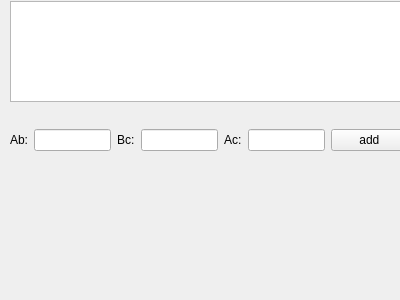
<?xml version="1.0" encoding="UTF-8"?>
<ui version="4.0">
 <class>mainwindow</class>
 <widget class="QWidget" name="mainwindow">
  <property name="geometry">
   <rect>
    <x>0</x>
    <y>0</y>
    <width>400</width>
    <height>300</height>
   </rect>
  </property>
  <property name="windowTitle">
   <string>mainwindow</string>
  </property>
  <widget class="QListWidget" name="listWidget">
   <property name="geometry">
    <rect>
     <x>10</x>
     <y>1</y>
     <width>391</width>
     <height>101</height>
    </rect>
   </property>
  </widget>
  <widget class="QWidget" name="horizontalLayoutWidget">
   <property name="geometry">
    <rect>
     <x>10</x>
     <y>100</y>
     <width>401</width>
     <height>80</height>
    </rect>
   </property>
   <layout class="QHBoxLayout" name="horizontalLayout">
    <item>
     <widget class="QLabel" name="label">
      <property name="text">
       <string>Ab:</string>
      </property>
     </widget>
    </item>
    <item>
     <widget class="QLineEdit" name="ab"/>
    </item>
    <item>
     <widget class="QLabel" name="label_2">
      <property name="text">
       <string>Bc:</string>
      </property>
     </widget>
    </item>
    <item>
     <widget class="QLineEdit" name="bc"/>
    </item>
    <item>
     <widget class="QLabel" name="label_3">
      <property name="text">
       <string>Ac:</string>
      </property>
     </widget>
    </item>
    <item>
     <widget class="QLineEdit" name="ac"/>
    </item>
    <item>
     <widget class="QPushButton" name="addbutton">
      <property name="text">
       <string>add </string>
      </property>
     </widget>
    </item>
   </layout>
  </widget>
 </widget>
 <resources/>
 <connections/>
</ui>
